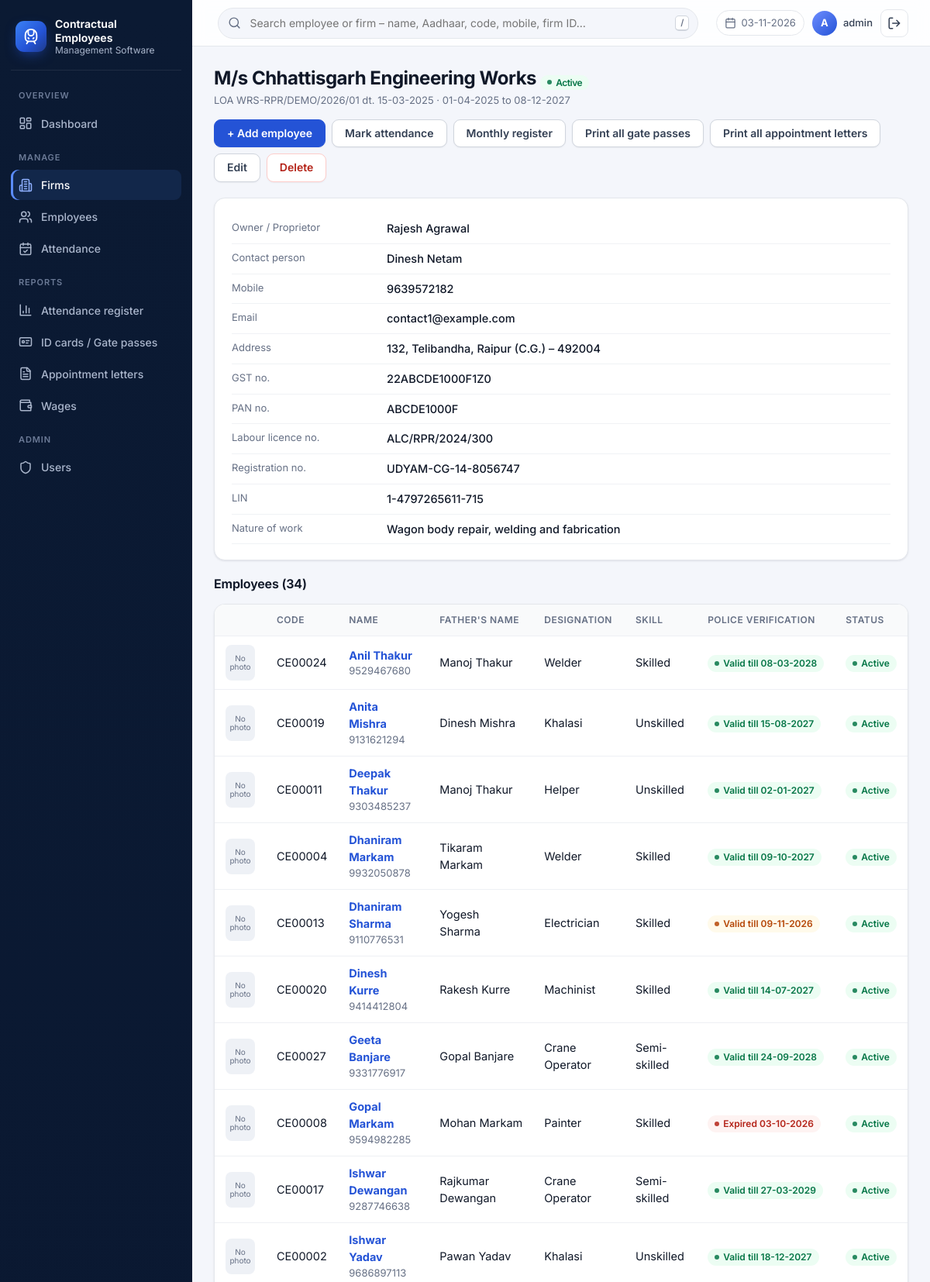
The app's page /firms/13 (signed in, upper part) with its own data.
### tables this page shows
CREATE TABLE firms (
    id INTEGER PRIMARY KEY AUTOINCREMENT,
    name TEXT UNIQUE NOT NULL,
    owner_name TEXT,
    contact_person TEXT,
    mobile TEXT,
    email TEXT,
    address TEXT,
    gst_no TEXT,
    pan_no TEXT,
    labour_licence_no TEXT,
    work_order_no TEXT,
    work_description TEXT,
    contract_start TEXT,
    contract_end TEXT,
    status TEXT DEFAULT 'Active',
    created_at TEXT DEFAULT CURRENT_TIMESTAMP
, pincode TEXT, lin_no TEXT, registration_no TEXT, loa_date TEXT);

CREATE TABLE employees (
    id INTEGER PRIMARY KEY AUTOINCREMENT,
    firm_id INTEGER NOT NULL REFERENCES firms(id),
    emp_code TEXT UNIQUE,
    name TEXT NOT NULL,
    father_name TEXT,
    dob TEXT,
    gender TEXT,
    aadhaar_no TEXT UNIQUE,
    aadhaar_file TEXT,
    photo_file TEXT,
    mobile TEXT,
    address TEXT,
    pv_done INTEGER DEFAULT 0,
    pv_cert_no TEXT,
    pv_valid_upto TEXT,
    pv_file TEXT,
    qualification TEXT,
    skill_category TEXT,
    designation TEXT,
    date_of_joining TEXT,
    status TEXT DEFAULT 'Active',
    created_at TEXT DEFAULT CURRENT_TIMESTAMP,
    updated_at TEXT DEFAULT CURRENT_TIMESTAMP
, uan_no TEXT, esic_no TEXT, bank_name TEXT, bank_account TEXT, ifsc TEXT, daily_wage REAL, blood_group TEXT, pincode TEXT, gate_pass_no TEXT, gp_valid_from TEXT, gp_valid_upto TEXT, appt_date TEXT, appt_other_allowance TEXT, appt_duties TEXT, appt_other_info TEXT);

### app.py (the view)
@app.route("/firms/<int:firm_id>")
@login_required
def firm_view(firm_id):
    db = get_db()
    firm = db.execute("SELECT * FROM firms WHERE id=?", (firm_id,)).fetchone() or abort(404)
    emps = db.execute("SELECT * FROM employees WHERE firm_id=? ORDER BY status, name",
                      (firm_id,)).fetchall()
    return render_template("firm_view.html", firm=firm, employees=emps)

### app.py (called while the page is built)
def get_db():
    if "db" not in g:
        g.db = sqlite3.connect(DB_PATH)
        g.db.row_factory = sqlite3.Row
        g.db.execute("PRAGMA foreign_keys = ON")
    return g.db

def parse_date(value):
    try:
        return datetime.strptime(value, "%Y-%m-%d").date()
    except (TypeError, ValueError):
        return None

@app.template_filter("dmy")
def dmy(value):
    d = parse_date(value) if isinstance(value, str) else value
    return d.strftime("%d-%m-%Y") if d else "-"

def pv_state(emp):
    if not emp["pv_done"]:
        return "pending"
    valid = parse_date(emp["pv_valid_upto"])
    if valid is None:
        return "valid"
    today = date.today()
    if valid < today:
        return "expired"
    if valid <= today + timedelta(days=30):
        return "expiring"
    return "valid"

def icon(name, size=18):
    return Markup(f'<svg class="icon" width="{size}" height="{size}" viewBox="0 0 24 24" fill="none" '
                  f'stroke="currentColor" stroke-width="2" stroke-linecap="round" stroke-linejoin="round" '
                  f'aria-hidden="true">{_ICONS[name]}</svg>')

def login_required(view):
    @wraps(view)
    def wrapped(*args, **kwargs):
        if not session.get("user_id"):
            return redirect(url_for("login", next=request.path))
        return view(*args, **kwargs)
    return wrapped

@app.before_request
def guard():
    if request.endpoint == "static":
        return
    has_user = get_db().execute("SELECT 1 FROM users LIMIT 1").fetchone()
    if not has_user and request.endpoint != "setup":
        return redirect(url_for("setup"))
    if request.method == "POST":
        token = request.form.get("csrf_token")
        if not token or token != session.get("csrf_token"):
            abort(400, "Form expired. Please go back, reload the page and try again.")

@app.context_processor
def inject_csrf():
    if "csrf_token" not in session:
        session["csrf_token"] = secrets.token_hex(16)
    return {"csrf_token": session["csrf_token"], "today": date.today().isoformat()}

### templates/firm_view.html (shortened to what this page needs)
{% extends "base.html" %}
{% block content %}
<div class="page-head">
  <div>
    <h1>{{ firm.name }} <span class="badge {{ 'ok' if firm.status == 'Active' else 'grey' }}">{{ firm.status }}</span></h1>
    <p class="muted small">LOA {{ firm.work_order_no or '-' }}{% if firm.loa_date %} dt. {{ firm.loa_date | dmy }}{% endif %} · {{ firm.contract_start | dmy }} to {{ firm.contract_end | dmy }}</p>
  </div>
  <div class="actions">
    <a class="btn" href="{{ url_for('employee_form', firm_id=firm.id) }}">+ Add employee</a>
    <a class="btn secondary" href="{{ url_for('attendance', firm_id=firm.id) }}">Mark attendance</a>
    <a class="btn secondary" href="{{ url_for('attendance_report', firm_id=firm.id) }}">Monthly register</a>
    <a class="btn secondary" href="{{ url_for('employee_card', firm_id=firm.id) }}" target="_blank">Print all gate passes</a>
    <a class="btn secondary" href="{{ url_for('appointment_letter', firm_id=firm.id) }}" target="_blank">Print all appointment letters</a>
    <a class="btn secondary" href="{{ url_for('firm_form', firm_id=firm.id) }}">Edit</a>
    <form method="post" action="{{ url_for('firm_delete', firm_id=firm.id) }}" class="inline" onsubmit="return confirm('Delete this firm permanently?')">
      <input type="hidden" name="csrf_token" value="{{ csrf_token }}"><button class="btn danger">Delete</button>
    </form>
  </div>
</div>
<div class="card">
  <dl class="details">
    <dt>Owner / Proprietor</dt><dd>{{ firm.owner_name or '-' }}</dd>
    <dt>Contact person</dt><dd>{{ firm.contact_person or '-' }}</dd>
    <dt>Mobile</dt><dd>{{ firm.mobile or '-' }}</dd>
    <dt>Email</dt><dd>{{ firm.email or '-' }}</dd>
    <dt>Address</dt><dd>{{ firm.address or '-' }}{% if firm.pincode %} – {{ firm.pincode }}{% endif %}</dd>
    <dt>GST no.</dt><dd>{{ firm.gst_no or '-' }}</dd>
    <dt>PAN no.</dt><dd>{{ firm.pan_no or '-' }}</dd>
    <dt>Labour licence no.</dt><dd>{{ firm.labour_licence_no or '-' }}</dd>
    <dt>Registration no.</dt><dd>{{ firm.registration_no or '-' }}</dd>
    <dt>LIN</dt><dd>{{ firm.lin_no or '-' }}</dd>
    <dt>Nature of work</dt><dd>{{ firm.work_description or '-' }}</dd>
  </dl>
</div>
<h2>Employees ({{ employees|length }})</h2>
<div class="table-wrap">
<table>
  <tr><th></th><th>Code</th><th>Name</th><th>Father's name</th><th>Designation</th><th>Skill</th><th>Police verification</th><th>Status</th></tr>
  {% for e in employees %}
  {% include "_employee_row.html" %}
  {% else %}
  <tr><td colspan="8" class="empty">No employees registered under this firm yet.</td></tr>
  {% endfor %}
</table>
</div>
{% endblock %}

### templates/_employee_row.html (shortened to what this page needs)
<tr>
  <td>{% if e.photo_file %}<img class="avatar" src="{{ url_for('files', rel_path=e.photo_file) }}" alt="">{% else %}<span class="avatar ph">No photo</span>{% endif %}</td>
  <td>{{ e.emp_code }}</td>
  <td><a href="{{ url_for('employee_view', emp_id=e.id) }}"><strong>{{ e.name }}</strong></a>{% if e.mobile %}<div class="small muted">{{ e.mobile }}</div>{% endif %}</td>
  <td>{{ e.father_name or '-' }}</td>
  <td>{{ e.designation or '-' }}</td>
  <td>{{ e.skill_category or '-' }}</td>
  <td>{% set st = pv_state(e) %}
    {% if st == 'pending' %}<span class="badge warn">Pending</span>
    {% elif st == 'expired' %}<span class="badge bad">Expired {{ e.pv_valid_upto | dmy }}</span>
    {% elif st == 'expiring' %}<span class="badge warn">Valid till {{ e.pv_valid_upto | dmy }}</span>
    {% else %}<span class="badge ok">Valid{% if e.pv_valid_upto %} till {{ e.pv_valid_upto | dmy }}{% endif %}</span>{% endif %}
  </td>
  <td><span class="badge {{ 'ok' if e.status == 'Active' else 'grey' }}">{{ e.status }}</span></td>
</tr>

### records on screen
firms: name "M/s Chhattisgarh Engineering Works", status "Active", work_order_no "WRS-RPR/DEMO/2026/01", loa_date|dmy "15-03-2025", contract_start|dmy "01-04-2025", contract_end|dmy "08-12-2027", owner_name "Rajesh Agrawal", contact_person "Dinesh Netam", mobile "9639572182", email "contact1@example.com", address "132, Telibandha, Raipur (C.G.)", pincode "492004", gst_no "22ABCDE1000F1Z0", pan_no "ABCDE1000F", labour_licence_no "ALC/RPR/2024/300", registration_no "UDYAM-CG-14-8056747", lin_no "1-4797265611-715", work_description "Wagon body repair, welding and fabrication"
employees: emp_code "CE00024", name "Anil Thakur", mobile "9529467680", father_name "Manoj Thakur", designation "Welder", skill_category "Skilled", pv_valid_upto|dmy "08-03-2028", status "Active"
employees: emp_code "CE00019", name "Anita Mishra", mobile "9131621294", father_name "Dinesh Mishra", designation "Khalasi", skill_category "Unskilled", pv_valid_upto|dmy "15-08-2027", status "Active"
employees: emp_code "CE00011", name "Deepak Thakur", mobile "9303485237", father_name "Manoj Thakur", designation "Helper", skill_category "Unskilled", pv_valid_upto|dmy "02-01-2027", status "Active"
employees: emp_code "CE00004", name "Dhaniram Markam", mobile "9932050878", father_name "Tikaram Markam", designation "Welder", skill_category "Skilled", pv_valid_upto|dmy "09-10-2027", status "Active"
employees: emp_code "CE00013", name "Dhaniram Sharma", mobile "9110776531", father_name "Yogesh Sharma", designation "Electrician", skill_category "Skilled", pv_valid_upto|dmy "09-11-2026", status "Active"
employees: emp_code "CE00020", name "Dinesh Kurre", mobile "9414412804", father_name "Rakesh Kurre", designation "Machinist", skill_category "Skilled", pv_valid_upto|dmy "14-07-2027", status "Active"
employees: emp_code "CE00027", name "Geeta Banjare", mobile "9331776917", father_name "Gopal Banjare", designation "Crane Operator", skill_category "Semi-skilled", pv_valid_upto|dmy "24-09-2028", status "Active"
employees: emp_code "CE00008", name "Gopal Markam", mobile "9594982285", father_name "Mohan Markam", designation "Painter", skill_category "Skilled", pv_valid_upto|dmy "03-10-2026", status "Active"
employees: emp_code "CE00017", name "Ishwar Dewangan", mobile "9287746638", father_name "Rajkumar Dewangan", designation "Crane Operator", skill_category "Semi-skilled", pv_valid_upto|dmy "27-03-2029", status "Active"
employees: emp_code "CE00002", name "Ishwar Yadav", mobile "9686897113", father_name "Pawan Yadav", designation "Khalasi", skill_category "Unskilled", pv_valid_upto|dmy "18-12-2027", status "Active"

### other values on screen
{{ today | dmy }} "03-11-2026"
{{ session.username[:1] | upper }} "A"
{{ session.username }} "admin"
{{ employees|length }} "34"
